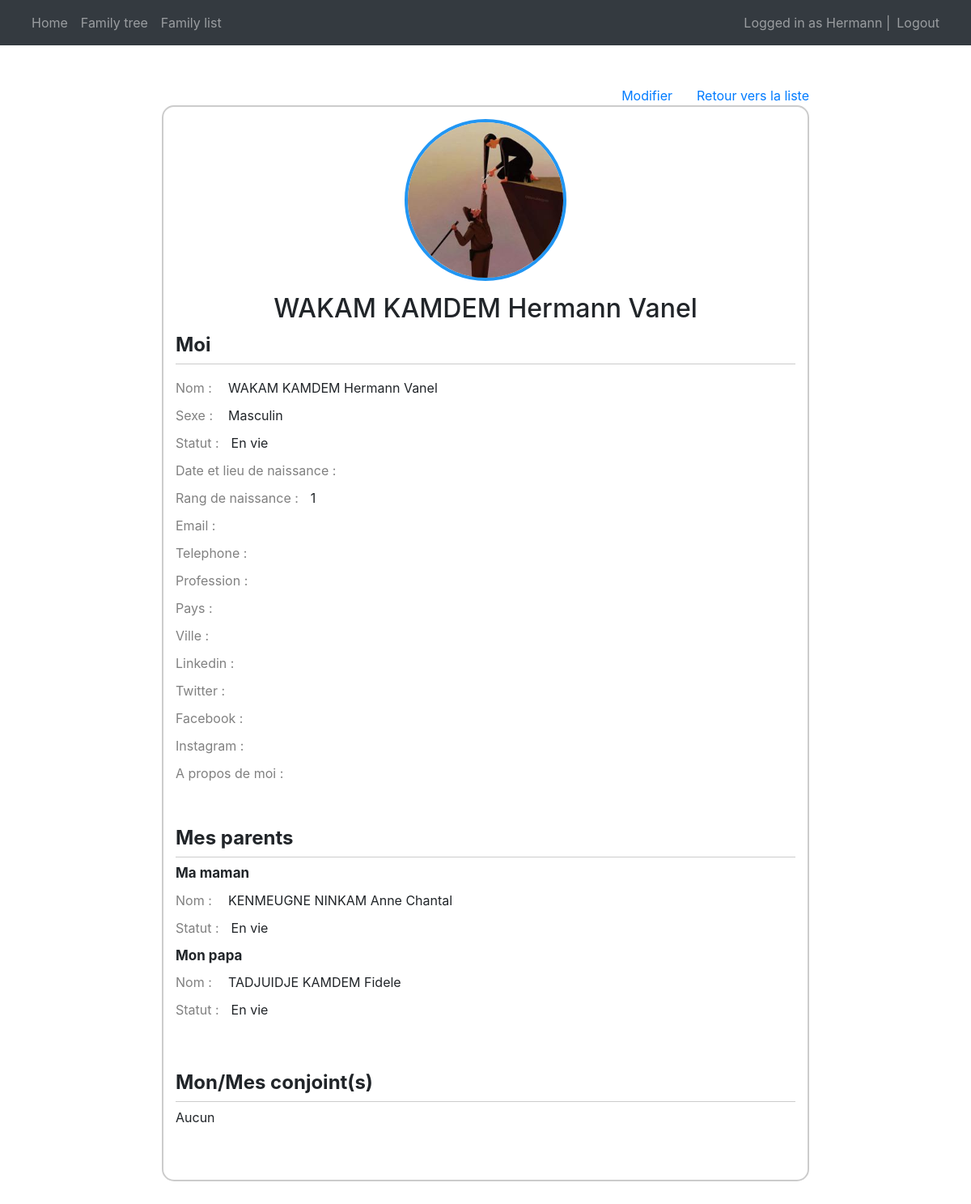
Screenshot of /show_item/1 (signed in) with the database file from the repository.
### main/models.py (models this page shows, shortened)
class Individu(models.Model):
    name = models.CharField(max_length=255)
    gender = models.CharField(max_length=5)
    generation = models.IntegerField(null=True, blank=True)
    parent_male_id= models.IntegerField(null=True, blank=True)
    parent_female_id = models.IntegerField(null=True, blank=True)
    birth_rank = models.IntegerField(null=True, blank=True)
    spouses = models.ManyToManyField("self", blank=True)
    dead = models.BooleanField(default=False)
    youngdead = models.BooleanField(default=False)
    birth_date = models.DateField(null=True, blank=True)
    birth_place = models.CharField(max_length=255, null=True, blank=True)
    email = models.CharField(max_length=255, null=True, blank=True)
    telephone = models.CharField(max_length=255, null=True, blank=True)
    profession = models.CharField(max_length=255, null=True, blank=True)
    country = models.CharField(max_length=255, null=True, blank=True)
    city = models.CharField(max_length=255, null=True, blank=True)
    linkedin = models.CharField(max_length=255, null=True, blank=True)
    twitter = models.CharField(max_length=255, null=True, blank=True)
    facebook = models.CharField(max_length=255, null=True, blank=True)
    instagram = models.CharField(max_length=255, null=True, blank=True)
    aboutme = models.TextField(null=True, blank=True)
    isIncomingSpouse = models.BooleanField(default=False)
    sFatherName = models.CharField(max_length=255, null=True, blank=True)
    sFatherDead = models.BooleanField(default=False)
    sMotherName = models.CharField(max_length=255, null=True, blank=True)
    sMotherDead = models.BooleanField(default=False)
    photoName = models.CharField(max_length=255, null=True, blank=True)
    photoPath = models.ImageField (upload_to="photos/" ,null=True, blank=True)
    @property
    def spouseslist(self):
        return list(self.spouses.all())

### main/views.py (the view, shortened to what this page needs)
# urls.py: path('show_item/<int:pk>', views.showItem, name = 'showItem'),
def showItem(request, pk):
    cmo = Individu.objects.get(id=pk)
    cmoFather = None
    cmoMother = None
    if cmo.parent_male_id :
        cmoFather = Individu.objects.get(id=cmo.parent_male_id)
    if cmo.parent_female_id :
        cmoMother = Individu.objects.get(id=cmo.parent_female_id)
    cmoSpouses = []
    cm = {
        "myPhoto": cmo.photoPath.url if cmo.photoPath else None,
        "myID": cmo.id,
        "myName": cmo.name,
        "myInitials": getFirst2Initials(cmo.name),
        "myGender": genderFrontend(cmo.gender),
        "myLifeStatus": lifeStatusFrontend(cmo.dead, cmo.youngdead, cmo.gender),
        "father": {
            "id": None if cmoFather == None else cmoFather.id,
            "name": None if cmoFather == None else cmoFather.name,
            "gender": None if cmoFather == None else genderFrontend(cmoFather.gender),
            "status": None if cmoFather == None else lifeStatusFrontend(cmoFather.dead, cmoFather.youngdead, cmoFather.gender),
        },
        "mother": {
            "id": None if cmoMother == None else cmoMother.id,
            "name": None if cmoMother == None else cmoMother.name,
            "gender": None if cmoMother == None else genderFrontend(cmoMother.gender),
            "status": None if cmoMother == None else lifeStatusFrontend(cmoMother.dead, cmoMother.youngdead, cmoMother.gender),
        },
        "spouses": cmoSpouses,
        "len_spouses": len(cmoSpouses),
        "birthrank": '' if cmo.birth_rank == None else cmo.birth_rank,
        "birthdate": '' if cmo.birth_date == None else cmo.birth_date,
        "birthplace": '' if cmo.birth_place == None else cmo.birth_place,
        "email": '' if cmo.email == None else cmo.email,
        "telephone": '' if cmo.telephone == None else cmo.telephone,
        "profession": '' if cmo.profession == None else cmo.profession,
        "country": '' if cmo.country == None else cmo.country,
        "city": '' if cmo.city == None else cmo.city,
        "linkedin": '' if cmo.linkedin == None else cmo.linkedin,
        "twitter": '' if cmo.twitter == None else cmo.twitter,
        "facebook": '' if cmo.facebook == None else cmo.facebook,
        "instagram": '' if cmo.instagram == None else cmo.instagram,
        "aboutme": '' if cmo.aboutme == None else cmo.aboutme,
    }
    return render(request, 'main/show_fm.html', cm)

### main/views.py (called while the page is built)
def getFirst2Initials(name) :
    w = ''
    namesTab = name.split(' ')
    for idx,item  in enumerate(namesTab):
        if idx < 2:
            w = w + namesTab[idx][0]
    w = w.upper()
    return w

def lifeStatusFrontend(dv, ydv, gend=None):
    if gend == None :
        if dv == False:
            return 'vie'
        elif dv == True:
            if ydv == False:
                return 'mort'
            else:
                return 'mba'
    elif gend == 'm':
        if dv == False:
            return 'En vie'
        elif dv == True:
            if ydv == False:
                return 'Mort'
            else:
                return 'Mort à bas âge'
    elif gend == 'f':
        if dv == False:
            return 'En vie'
        elif dv == True:
            if ydv == False:
                return 'Morte'
            else:
                return 'Morte à bas âge'

def genderFrontend(gend):
    if gend == 'm':
       return 'Masculin'
    elif gend == 'f':
        return 'Feminin'

### main/templates/main/show_fm.html (shortened to what this page needs)
{% extends 'main/base.html' %}
{% load static %}
{% block css_styles %}
<link rel="stylesheet" href="{% static '/css/family_tree/style_new_member.css' %}">
{% endblock %}
{% block content %}
<div class="super_container_wh">
    <div class="back_button_container">
        <a class="back_button" href="{% url 'updateItem' myID %}">Modifier</a>
        <a class="back_button" href="/family_list">Retour vers la liste</a>
    </div>
    <div class="form_container_wh mb-5">
        <span class="photo_container_wh">
            {% if myPhoto %}
            <img src="{{myPhoto}}" alt="">
            {% else %}
            <span class="myInitials">{{myInitials}}</span>
            {% endif %}
        </span>
        <h2 id="form_title">{{myName}}</h2>
        <form class="mb-5" action="" method="POST">
            <div class="form_section">
                <div class="form_section_title">
                    <span class="">Moi</span>
                </div>
                <div class="form_radio_container">
                    <div class="radio_group_title">Nom : </div>
                    <span>{{myName}}</span>
                </div>
                <div class="form_radio_container">
                    <div class="radio_group_title">Sexe : </div>
                    <span>{{myGender}}</span>
                </div>
                <div class="form_radio_container">
                    <div class="radio_group_title">Statut : </div>
                    <span>{{myLifeStatus}}</span>
                </div>
                <div class="form_radio_container">
                    <div class="radio_group_title">Date et lieu de naissance : </div>
                </div>
                <div class="form_radio_container">
                    <div class="radio_group_title">Rang de naissance : </div>
                    <span>{{birthrank}}</span>
                </div>
                <div class="form_radio_container">
                    <div class="radio_group_title">Email : </div>
                </div>
                <div class="form_radio_container">
                    <div class="radio_group_title">Telephone : </div>
                </div>
                <div class="form_radio_container">
                    <div class="radio_group_title">Profession : </div>
                </div>
                <div class="form_radio_container">
                    <div class="radio_group_title">Pays : </div>
                </div>
                <div class="form_radio_container">
                    <div class="radio_group_title">Ville : </div>
                </div>
                <div class="form_radio_container">
                    <div class="radio_group_title">Linkedin : </div>
                </div>
                <div class="form_radio_container">
                    <div class="radio_group_title">Twitter : </div>
                </div>
                <div class="form_radio_container">
                    <div class="radio_group_title">Facebook : </div>
                </div>
                <div class="form_radio_container">
                    <div class="radio_group_title">Instagram : </div>
                </div>
                <div class="form_radio_container">
                    <div class="radio_group_title">A propos de moi : </div>
                </div>
            </div>
            <div class="form_section">
                <div class="form_section_title">
                    <span class="">Mes parents</span>
                </div>
                {% if father.id == None and mother.id == None %}
                <span>Aucun</span>
                {% else %}
                <div class="composed-checkbox-container">
                    <div>
                        <label for="checkbox-mother" class="sub_title">Ma maman</label>
                        {% if mother.id == None %}
                        <span>Aucune</span>
                        {% else %}
                        <div class="form_radio_container">
                            <div class="radio_group_title">Nom : </div>
                            <span>{{mother.name}}</span>
                        </div>
                        <div class="form_radio_container">
                            <div class="radio_group_title">Statut : </div>
                            <span>{{mother.status}}</span>
                        </div>
                        {% endif %}
                    </div>
                </div>
                <div class="composed-checkbox-container">
                    <div>
                        <label for="checkbox-mother" class="sub_title">Mon papa</label>
                        {% if father.id == None %}
                        <span>Aucun</span>
                        {% else %}
                        <div class="form_radio_container">
                            <div class="radio_group_title">Nom : </div>
                            <span>{{father.name}}</span>
                        </div>
                        <div class="form_radio_container">
                            <div class="radio_group_title">Statut : </div>
                            <span>{{father.status}}</span>
                        </div>
                        {% endif %}
                    </div>
                </div>
                {% endif %}
            </div>
            <div class="form_section">
                <div class="form_section_title">
                    <span class="">Mon/Mes conjoint(s)</span>
                </div>
                {% if len_spouses > 0 %}
                    {% for item in spouses %}
                    <div class="composed-checkbox-container">
                        <div>
                            <label for="checkbox-mother" class="sub_title">Conjoint</label>
                            <div class="form_radio_container">
                                <div class="radio_group_title">Nom : </div>
                                <span>{{item.name}}</span>
                            </div>
                            <div class="form_radio_container">
                                <div class="radio_group_title">Sexe : </div>
                                <span>{{item.gender}}</span>
                            </div>
                            <div class="form_radio_container">
                                <div class="radio_group_title">Statut : </div>
                                <span>{{item.status}}</span>
                            </div>
                        </div>
                    {% endfor %}
                {% else %}
                    <span>Aucun</span>
                {% endif %}
                </div>
            </div>
    </div>
</div>
{% endblock %}

### main/templates/main/base.html (shortened to what this page needs)
<!DOCTYPE html>
<html lang="en">
<head>
    <link href="https://cdn.jsdelivr.net/npm/bootstrap@5.0.2/dist/css/bootstrap.min.css" rel="stylesheet">
    {% load static %}
    <link rel="stylesheet" href="{% static 'css/bootstrap.min.css' %}">
    {% block css_styles %}{% endblock %}
</head>
<body>
    <nav class="navbar navbar-expand-lg navbar-dark bg-dark">
        <div class="container-fluid">
            <div>
                <ul class="navbar-nav">
                    <li class="nav-item">
                        <a href="/home" class="nav-link">Home</a>
                    </li>
                    <li class="nav-item">
                        <a href="/family_tree" class="nav-link">Family tree</a>
                    </li>
                    <li class="nav-item">
                        <a href="/family_list" class="nav-link">Family list</a>
                    </li>
                </ul>
            </div>
            <div>
                <ul class="navbar-nav">
                    {% if user.is_authenticated %}
                    <span class="navbar-text">Logged in as {{user.username}}  | </span>
                    <li class="nav-item">
                        <a href="/logout" class="nav-link">Logout</a>
                    </li>
                    {% else %}
                    <li class="nav-item">
                        <a href="/login" class="nav-link">Login</a>
                    </li>
                    {% endif %}
                </ul>
            </div>
        </div>
    </nav>
    <div class="container">
        {% block content %}
        {% endblock %}
</body>
</html>

### assets/css/family_tree/style_new_member.css (style rules this page uses)
.super_container_wh { display: flex; flex-direction: column; width: 100%; justify-content: center; align-items: center; padding-top: 50px; }
.back_button_container { width: 100%; max-width: 800px; display: flex; justify-content: flex-end; position: relative; gap: 30px; }
.photo_container_wh { position: relative; display: flex; justify-content: center; align-items: center; margin: 0 auto; margin-bottom: 15px; width: 200px; height: 200px; border-radius: 50%; overflow: hidden; border: 4px solid #2196F3; }
.photo_container_wh img { object-fit: cover; width: 100%; height: 100%; }
.form_container_wh { border: 2px solid #ccc; border-radius: 15px; width: 100%; max-width: 800px; padding: 15px; }
.form_container_wh #form_title { text-align: center !important; }
.form_container_wh form { width: 100%; text-align: left; }
.form_section { margin-bottom: 50px; }
.form_section_title { padding-bottom: 5px; border-bottom: 1px solid #ccc; margin-bottom: 7px; font-size: 24px; font-weight: bold; display: flex; gap: 35px; }
.form_radio_container { display: flex; gap: 15px; margin-bottom: 10px; }
.radio_group_title { color: gray; min-width: 50px; }
.composed-checkbox-container { display: flex; align-items: flex-start; gap: 10px; }
.composed-checkbox-container > div { width: 100%; }
.sub_title { font-size: 17px; font-weight: bold; }

### rows the page displays
Individu: name "WAKAM KAMDEM Hermann Vanel"
Individu: name "KENMEUGNE NINKAM Anne Chantal"
Individu: name "TADJUIDJE KAMDEM Fidele"

### other values shown
{{ user.username }} "Hermann"
{{ myGender }} "Masculin"
{{ myLifeStatus }} "En vie"
{{ birthrank }} "1"
{{ mother.status }} "En vie"
{{ father.status }} "En vie"
